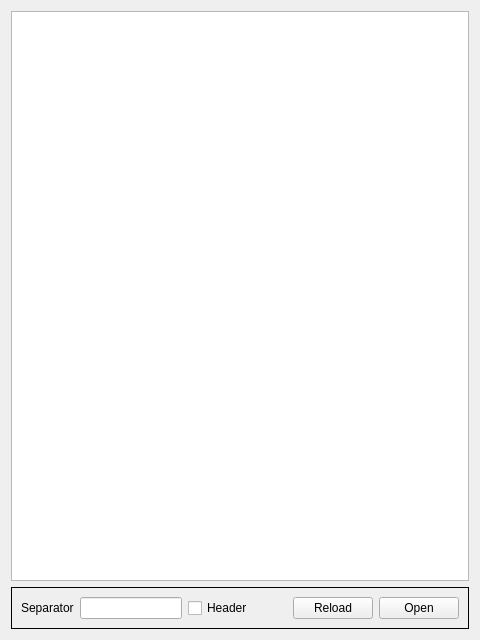
<?xml version="1.0" encoding="UTF-8"?>
<ui version="4.0">
 <class>Test</class>
 <widget class="QWidget" name="Test">
  <property name="geometry">
   <rect>
    <x>0</x>
    <y>0</y>
    <width>480</width>
    <height>640</height>
   </rect>
  </property>
  <property name="windowTitle">
   <string>CSVTableModel Test</string>
  </property>
  <layout class="QVBoxLayout" name="verticalLayout">
   <item>
    <widget class="QTableView" name="tableView"/>
   </item>
   <item>
    <widget class="QFrame" name="frame">
     <property name="frameShape">
      <enum>QFrame::Panel</enum>
     </property>
     <property name="frameShadow">
      <enum>QFrame::Plain</enum>
     </property>
     <layout class="QHBoxLayout" name="horizontalLayout">
      <item>
       <widget class="QLabel" name="label">
        <property name="text">
         <string>Separator</string>
        </property>
       </widget>
      </item>
      <item>
       <widget class="QLineEdit" name="lineEdit">
        <property name="toolTip">
         <string>leave blank for TAB</string>
        </property>
       </widget>
      </item>
      <item>
       <widget class="QCheckBox" name="checkBox">
        <property name="text">
         <string>Header</string>
        </property>
       </widget>
      </item>
      <item>
       <spacer name="horizontalSpacer">
        <property name="orientation">
         <enum>Qt::Horizontal</enum>
        </property>
        <property name="sizeHint" stdset="0">
         <size>
          <width>40</width>
          <height>20</height>
         </size>
        </property>
       </spacer>
      </item>
      <item>
       <widget class="QPushButton" name="pushButtonReload">
        <property name="text">
         <string>Reload</string>
        </property>
       </widget>
      </item>
      <item>
       <widget class="QPushButton" name="pushButtonOpen">
        <property name="text">
         <string>Open</string>
        </property>
       </widget>
      </item>
     </layout>
    </widget>
   </item>
  </layout>
 </widget>
 <resources/>
 <connections/>
</ui>
